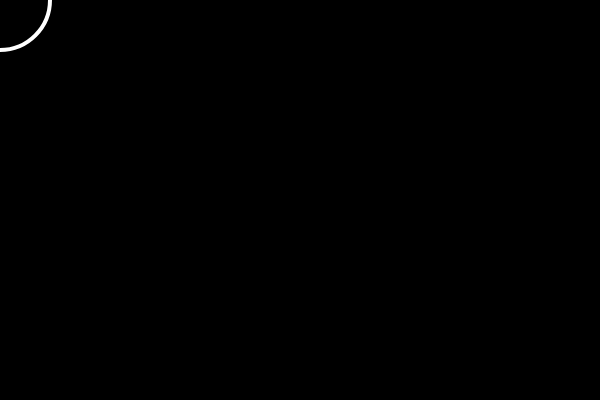
Frame 1 (no input)
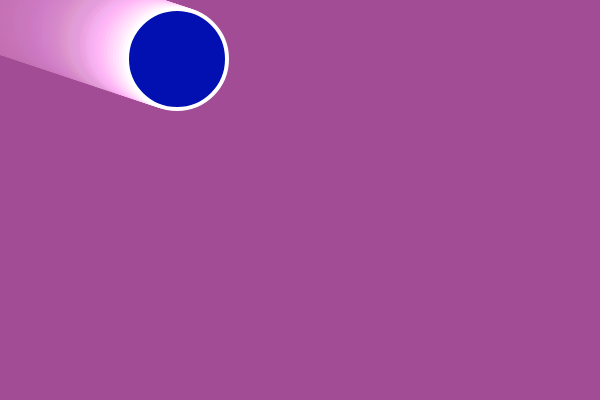
Frame 60 (no input)
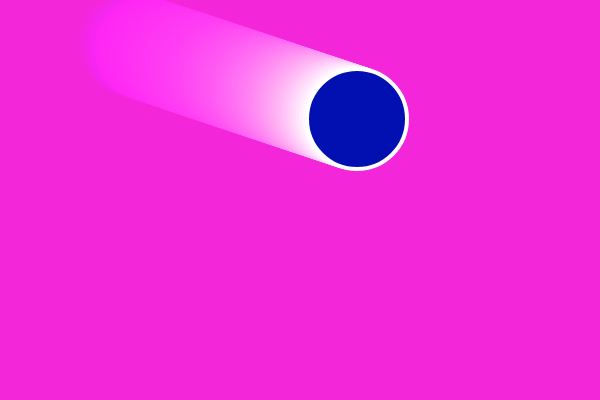
Frame 120 (the mouse pressed at the canvas centre since frame 60)

The p5.js sketch that drew these frames (run headless with seeded random() and noise() and a simulated clock; from frame 60 on, the mouse is pressed at the canvas centre):

// p5.js sketch
// ── sketch.js
let x = 0;
let y = 0
let speed = 3;
let speedy = 1;
let a = 0
let z = 0



function setup() {
  createCanvas(600, 400);
}

function draw() {
  let c = color(random(0,255),random(0,255),random(0,255));
  background(z);
  stroke(255);
  fill(a)
  strokeWeight(4);
  ellipse(x, y, 100, 100);

  if (x > width -50) {
    speed = -3;
  };

  if (x < 50) {
    speed = +3
  };

  if (y > 400 -50 ){
    speedy = -1
  };

  if (y < 50) {
    speedy = +1
  };
  
  if (x < 50){
    a = c
    z = color(random(0,255),random(0,255),random(0,255),10)
  };

  if (x > width -50){
    a = c
    z = color(random(0,255),random(0,255),random(0,255),10)
  };

  if (y > 400 -50 ){
    a = c
    z = color(random(0,255),random(0,255),random(0,255),10)
  };

  if (y < 50) {
    a = c
    z = color(random(0,255),random(0,255),random(0,255),10)
  };


  

  x = x + speed;
  y = y + speedy;


}
